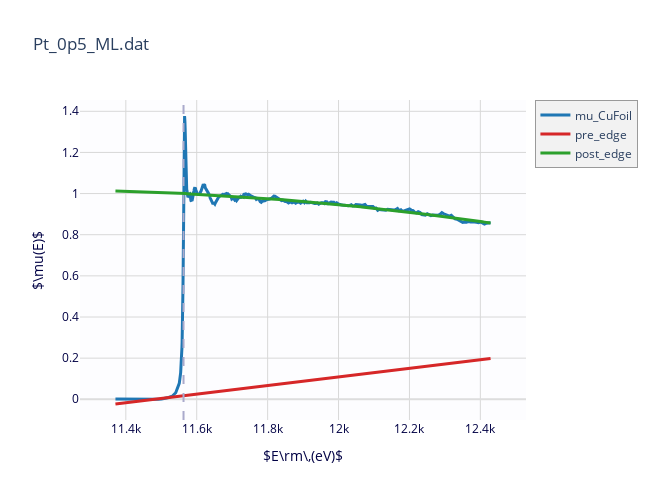
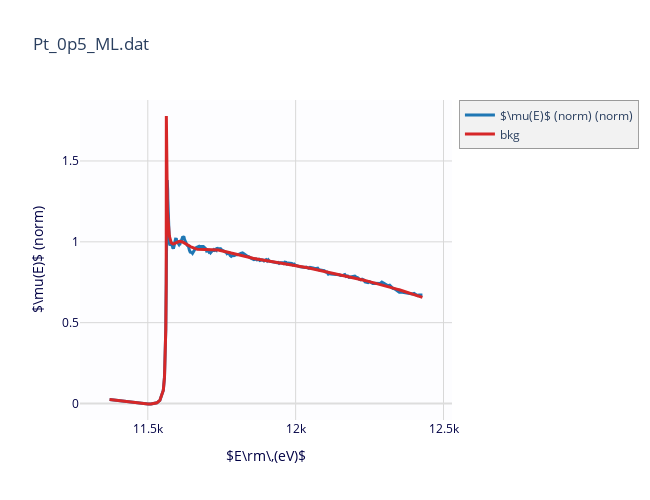

Notebook code cell kept with these figures, in order:
### Markdown cell above
### Data group

### Code cell
figs_CuFoil = {}
label_suffix = 'CuFoil'

# Normalization
pre_edge(CuFoil, pre1=-100, pre2=-20.00, 
         nvict=0, nnorm=2, norm1=50.00, norm2=1000)

# Background function
autobk(CuFoil, 
       rbkg= 1.0, 
       ek0= CuFoil.e0,
       kmin= 0.000, kmax= 16, kweight= 2.0,
       clamp_lo= 0, clamp_hi= 0)

figs_CuFoil['mu'] = plot_mu(CuFoil, show_norm=False, show_flat=False, 
                            show_e0=True, show_pre=True, show_post=True,
                            label=f'mu_{label_suffix}')
figs_CuFoil['bkg'] = plot_bkg(CuFoil, label=f'bkg_{label_suffix}')

### Figure 1 — Plotly figure (JSON) as saved in the notebook; plotly's stock layout.template omitted (floating-point values rounded to 4 significant figures; data arrays with more than 128 entries replaced by an {"elided": "..."} marker saying what was removed)
{"data": [{"line": {"color": "#1f77b4", "width": 3}, "name": "mu_CuFoil", "type": "scatter", "uid": "eb307067-7a44-4c49-96fb-71724d372cd9", "x": {"elided": "374 float values"}, "y": {"elided": "374 float values"}}, {"line": {"color": "#d62728", "width": 3}, "name": "pre_edge", "type": "scatter", "uid": "cc41a3c9-896e-41e8-96cc-fb0d240b080e", "x": {"elided": "374 float values"}, "y": {"elided": "374 float values"}}, {"line": {"color": "#2ca02c", "width": 3}, "name": "post_edge", "type": "scatter", "uid": "9c872c68-2d34-49cf-a30e-bb5d748a642a", "x": {"elided": "374 float values"}, "y": {"elided": "374 float values"}}], "layout": {"height": 500, "hovermode": "closest", "legend": {"bgcolor": "#F2F2F2", "borderwidth": 0.5}, "plot_bgcolor": "#FDFDFF", "shapes": [{"line": {"color": "#AAC", "dash": "dash", "width": 2}, "type": "line", "x0": 11560.0, "x1": 11560.0, "xref": "x", "y0": 0, "y1": 1, "yref": "y domain"}], "showlegend": true, "title": {"text": "Pt_0p5_ML.dat"}, "width": 650, "xaxis": {"color": "#004", "gridcolor": "#D8D8D8", "range": [11270.0, 12530.0], "showgrid": true, "title": {"text": "$E\\rm\\,(eV)$"}, "zerolinecolor": "#DDD"}, "yaxis": {"color": "#004", "gridcolor": "#D8D8D8", "showgrid": true, "title": {"text": "$\\mu(E)$"}, "zerolinecolor": "#DDD"}}}

### Figure 2 — Plotly figure (JSON) as saved in the notebook; plotly's stock layout.template omitted (floating-point values rounded to 4 significant figures; data arrays with more than 128 entries replaced by an {"elided": "..."} marker saying what was removed)
{"data": [{"line": {"color": "#1f77b4", "width": 3}, "name": "$\\mu(E)$ (norm) (norm)", "type": "scatter", "uid": "e39c75a4-e792-43ce-9666-bf3a38e14e43", "x": {"elided": "374 float values"}, "y": {"elided": "374 float values"}}, {"line": {"color": "#d62728", "width": 3}, "name": "bkg", "type": "scatter", "uid": "d6da0d82-ff8a-42d0-a361-b514971472dc", "x": {"elided": "374 float values"}, "y": {"elided": "374 float values"}}], "layout": {"height": 500, "hovermode": "closest", "legend": {"bgcolor": "#F2F2F2", "borderwidth": 0.5}, "plot_bgcolor": "#FDFDFF", "showlegend": true, "title": {"text": "Pt_0p5_ML.dat"}, "width": 650, "xaxis": {"color": "#004", "gridcolor": "#D8D8D8", "range": [11270.0, 12530.0], "showgrid": true, "title": {"text": "$E\\rm\\,(eV)$"}, "zerolinecolor": "#DDD"}, "yaxis": {"color": "#004", "gridcolor": "#D8D8D8", "showgrid": true, "title": {"text": "$\\mu(E)$ (norm)"}, "zerolinecolor": "#DDD"}}}
